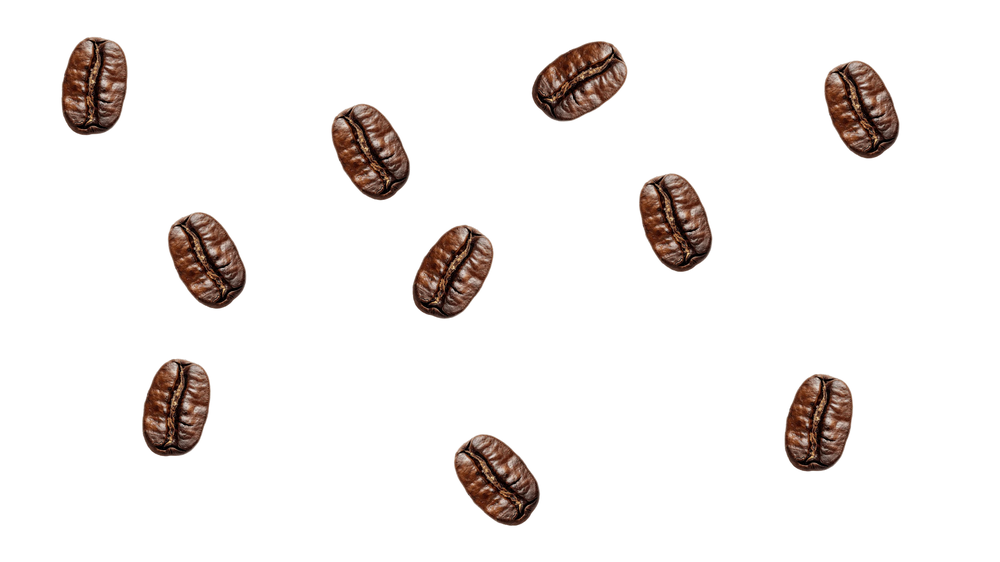
#> input picture case1.png, 1000 x 562 px, shrunk from 1920 x 1080 before the run; the run also reads 2 pictures not shown here
$ python analisis_biji_kopi.py
#> lines starting #> are read from the running program, lines starting #| are printed output that depends on the picture; after the words box and inside, x2 and y2 are one past the last pixel; in counts of white or black regions, pixels touching at a corner belong together
"""
Tugas Pengolahan Citra Digital
Segmentasi & Penghitungan Biji Kopi: Otsu Thresholding vs Watershed
Library: OpenCV, NumPy, Matplotlib

Tiga kasus (case1.png, case2.png, case3.png) diproses terpisah dan
setiap kasus menyimpan hasilnya di folder sendiri.
"""

import os
import time
import cv2
import numpy as np
import matplotlib

# Set ke False jika ingin jendela matplotlib muncul satu per satu
TAMPILKAN_JENDELA = False
if not TAMPILKAN_JENDELA:
    matplotlib.use("Agg")
import matplotlib.pyplot as plt

# ======================================================================
# 0. KONFIGURASI
# ======================================================================
# Hitungan manual tiap kasus (cek ulang dengan mata sendiri, ubah jika perlu)
KASUS = {
    "case1": {"file": "case1.png", "manual": 10, "folder": "hasil_case1"},
    "case2": {"file": "case2.png", "manual": 11, "folder": "hasil_case2"},
    "case3": {"file": "case3.png", "manual": 12, "folder": "hasil_case3"},
}

MIN_AREA = 300      # area minimum (piksel) agar bukan dianggap noise
AMBANG_BESAR = 1.4  # komponen > 1.4x luas biji tunggal dianggap gabungan
RASIO_DIST = 0.8    # threshold distance map = RASIO * jarak maks LOKAL komponen


def baca_citra(path):
    """Membaca citra. Jika PNG punya alpha (transparan), digabung ke latar putih."""
    img = cv2.imread(path, cv2.IMREAD_UNCHANGED)
    if img is None:
        raise FileNotFoundError(
            f"File '{path}' tidak ditemukan / gagal dibaca. "
            "Letakkan di folder yang sama dengan script."
        )
    if img.ndim == 2:
        img = cv2.cvtColor(img, cv2.COLOR_GRAY2BGR)
    elif img.shape[2] == 4:
        alpha = img[:, :, 3:4].astype(np.float32) / 255.0
        bgr = img[:, :, :3].astype(np.float32)
        img = (bgr * alpha + 255.0 * (1.0 - alpha)).astype(np.uint8)
    print(f"[INFO] Citra dibaca: {path} | ukuran: {img.shape}")
    return img


# ======================================================================
# 1. PREPROCESSING
# ======================================================================
def preprocessing(img_bgr):
    """Grayscale + Gaussian blur ringan untuk mengurangi noise."""
    gray = cv2.cvtColor(img_bgr, cv2.COLOR_BGR2GRAY)
    blur = cv2.GaussianBlur(gray, (5, 5), 0)
    return gray, blur


# ======================================================================
# 2. OTSU THRESHOLDING
# ======================================================================
def metode_otsu(blur):
    """Otsu (INV: objek gelap -> putih), morfologi, lalu hitung komponen."""
    t0 = time.perf_counter()

    nilai_t, biner = cv2.threshold(
        blur, 0, 255, cv2.THRESH_BINARY_INV + cv2.THRESH_OTSU
    )

    kernel = cv2.getStructuringElement(cv2.MORPH_ELLIPSE, (3, 3))
    bersih = cv2.morphologyEx(biner, cv2.MORPH_OPEN, kernel, iterations=1)
    bersih = cv2.morphologyEx(bersih, cv2.MORPH_CLOSE, kernel, iterations=2)

    # Isi lubang di dalam objek (highlight/kilap biji yang lebih terang dari T).
    # Tanpa ini distance transform punya banyak puncak palsu -> over-segmentation.
    kontur, _ = cv2.findContours(bersih, cv2.RETR_EXTERNAL, cv2.CHAIN_APPROX_SIMPLE)
    terisi = np.zeros_like(bersih)
    cv2.drawContours(terisi, kontur, -1, 255, thickness=cv2.FILLED)
    bersih = terisi

    n, label, stats, _ = cv2.connectedComponentsWithStats(bersih, connectivity=8)
    valid = [i for i in range(1, n) if stats[i, cv2.CC_STAT_AREA] >= MIN_AREA]
    jumlah = len(valid)

    waktu = time.perf_counter() - t0
    return nilai_t, bersih, label, valid, jumlah, waktu


def estimasi_luas(label, valid, bersih):
    """Estimasi jumlah biji = total luas foreground / luas biji tunggal (median).
    Hanya pembanding kasar untuk memeriksa hitungan manual."""
    luas = np.array([np.sum(label == i) for i in valid])
    return bersih.astype(bool).sum() / np.median(luas), np.median(luas)


# ======================================================================
# 3. WATERSHED SEGMENTATION
# ======================================================================
def metode_watershed(img_bgr, bersih):
    """Distance transform -> marker -> cv2.watershed."""
    t0 = time.perf_counter()

    # a. Sure background
    kernel = np.ones((3, 3), np.uint8)
    sure_bg = cv2.dilate(bersih, kernel, iterations=3)

    # b. Distance transform
    dist = cv2.distanceTransform(bersih, cv2.DIST_L2, 5)

    # c. Sure foreground: ambang RELATIF per komponen
    n_k, lbl_k = cv2.connectedComponents(bersih)
    sure_fg = np.zeros_like(bersih)
    luas_tunggal = np.median(np.bincount(lbl_k.ravel())[1:])  # luas biji tunggal
    for i in range(1, n_k):
        wilayah = lbl_k == i
        fg_i = wilayah & (dist >= RASIO_DIST * dist[wilayah].max())
        sure_fg[fg_i] = 255

        # Koreksi biji menempel/bertumpuk tanpa 'leher': jika marker kurang dari
        # perkiraan jumlah biji (dari luas), tambah marker dengan K-Means.
        harapan = int(round(wilayah.sum() / luas_tunggal))
        ada = cv2.connectedComponents(np.uint8(fg_i))[0] - 1
        if harapan >= 2 and ada < harapan and wilayah.sum() > AMBANG_BESAR * luas_tunggal:
            ys, xs = np.nonzero(wilayah)
            pts = np.float32(np.column_stack([xs, ys]))
            kriteria = (cv2.TERM_CRITERIA_EPS + cv2.TERM_CRITERIA_MAX_ITER, 50, 0.1)
            _, _, pusat = cv2.kmeans(pts, harapan, None, kriteria, 5,
                                     cv2.KMEANS_PP_CENTERS)
            tmp = np.zeros_like(bersih)
            r = int(0.5 * dist[wilayah].max())
            for cx, cy in pusat:
                cv2.circle(tmp, (int(cx), int(cy)), r, 255, -1)
            # ganti marker komponen ini, jangan sampai keluar dari komponennya
            sure_fg[wilayah] = tmp[wilayah]

    # d. Daerah tak pasti
    unknown = cv2.subtract(sure_bg, sure_fg)

    # e. Marker
    n_marker, markers = cv2.connectedComponents(sure_fg)
    markers = markers + 1
    markers[unknown == 255] = 0

    # f. Watershed
    hasil = markers.copy()
    cv2.watershed(img_bgr.copy(), hasil)

    # g. Hitung objek unik (-1 = batas, 1 = background)
    label_unik = [l for l in np.unique(hasil) if l > 1]
    valid = [l for l in label_unik if np.sum(hasil == l) >= MIN_AREA]
    jumlah = len(valid)

    waktu = time.perf_counter() - t0

    overlay = img_bgr.copy()
    overlay[hasil == -1] = (0, 0, 255)

    return dist, sure_fg, sure_bg, unknown, markers, hasil, overlay, jumlah, waktu


# ======================================================================
# 4. VISUALISASI & PENYIMPANAN (per kasus)
# ======================================================================
def tampilkan(nama, folder, img, gray, blur, nilai_t, otsu_mask, otsu_label,
              otsu_valid, dist, sure_fg, unknown, markers, overlay, n_otsu, n_ws):
    warna = np.zeros((*otsu_label.shape, 3), np.uint8)
    rng = np.random.default_rng(1)
    for i in otsu_valid:
        warna[otsu_label == i] = rng.integers(60, 255, 3)

    fig, ax = plt.subplots(3, 3, figsize=(16, 10))
    ax = ax.ravel()
    tampil = [
        (cv2.cvtColor(img, cv2.COLOR_BGR2RGB), "1. Citra Asli", None),
        (gray, "2. Grayscale", "gray"),
        (blur, "3. Gaussian Blur (Preprocessing)", "gray"),
        (otsu_mask, f"4. Otsu + Morfologi (T={nilai_t:.0f})", "gray"),
        (warna, f"5. Komponen Otsu: {n_otsu} objek", None),
        (dist, "6. Distance Transform", "jet"),
        (sure_fg, "7. Sure Foreground (Marker)", "gray"),
        (markers, "8. Marker Watershed", "nipy_spectral"),
        (cv2.cvtColor(overlay, cv2.COLOR_BGR2RGB),
         f"9. Hasil Watershed: {n_ws} objek", None),
    ]
    for a, (im, judul, cmap) in zip(ax, tampil):
        a.imshow(im, cmap=cmap)
        a.set_title(judul, fontsize=10)
        a.axis("off")
    fig.suptitle(f"{nama.upper()} - Otsu vs Watershed", fontsize=13)
    plt.tight_layout()
    plt.savefig(os.path.join(folder, "00_ringkasan_semua_tahap.png"), dpi=150)
    if TAMPILKAN_JENDELA:
        plt.show()
    plt.close(fig)


def simpan_hasil(folder, img, gray, blur, otsu_mask, otsu_label, otsu_valid,
                 dist, sure_fg, markers, overlay, n_otsu, n_ws):
    os.makedirs(folder, exist_ok=True)

    warna = np.full(img.shape, 255, np.uint8)
    rng = np.random.default_rng(1)
    for i in otsu_valid:
        warna[otsu_label == i] = rng.integers(60, 230, 3)
    otsu_info = cv2.putText(warna.copy(), f"Otsu: {n_otsu} objek", (30, 60),
                            cv2.FONT_HERSHEY_SIMPLEX, 1.6, (0, 0, 0), 3)

    dist_vis = cv2.applyColorMap(
        cv2.normalize(dist, None, 0, 255, cv2.NORM_MINMAX).astype(np.uint8),
        cv2.COLORMAP_JET)

    mk_vis = np.full(img.shape, 255, np.uint8)
    for l in np.unique(markers):
        if l > 1:
            mk_vis[markers == l] = rng.integers(60, 230, 3)

    ws_info = cv2.putText(overlay.copy(), f"Watershed: {n_ws} objek", (30, 60),
                          cv2.FONT_HERSHEY_SIMPLEX, 1.6, (0, 0, 255), 3)

    daftar = {
        "01_citra_asli.png": img,
        "02_grayscale.png": gray,
        "03_preprocessing_blur.png": blur,
        "04_otsu_mask_morfologi.png": otsu_mask,
        "05_otsu_komponen_berwarna.png": otsu_info,
        "06_distance_transform.png": dist_vis,
        "07_sure_foreground.png": sure_fg,
        "08_marker_watershed.png": mk_vis,
        "09_hasil_watershed.png": ws_info,
    }
    for nama, gambar in daftar.items():
        cv2.imwrite(os.path.join(folder, nama), gambar)
    print(f"[INFO] {len(daftar)} gambar + ringkasan disimpan di folder '{folder}/'")


# ======================================================================
# 5. DRAF ANALISIS LAPORAN (dinamis per kasus)
# ======================================================================
def status(n, acuan):
    if n < acuan:
        return "under-segmentation (objek menempel terhitung satu)"
    if n > acuan:
        return "over-segmentation (satu objek terpecah)"
    return "sesuai dengan acuan jumlah objek"


def buat_analisis(nama, manual, n_otsu, n_ws, t_otsu, t_ws, nilai_t, est):
    sel_otsu = n_otsu - manual
    sel_ws = n_ws - manual
    err_otsu, err_ws = abs(sel_otsu), abs(sel_ws)

    if err_ws < err_otsu:
        kesimpulan = (
            f"Pada {nama}, Watershed menghasilkan jumlah objek yang lebih dekat "
            f"dengan hitungan manual ({manual}) dibanding Otsu "
            f"(selisih Watershed {sel_ws:+d} vs Otsu {sel_otsu:+d}). Biji yang "
            "saling menempel berhasil dipisahkan lewat distance transform dan "
            "marker, dengan konsekuensi komputasi dan parameter yang lebih kompleks."
        )
    elif err_ws == err_otsu:
        kesimpulan = (
            f"Pada {nama}, Otsu dan Watershed memberi selisih yang sama terhadap "
            f"hitungan manual ({manual}): Otsu {sel_otsu:+d}, Watershed {sel_ws:+d}. "
            "Karena hasilnya sama, Otsu lebih unggul dari sisi kesederhanaan dan "
            "kecepatan, sedangkan Watershed tidak memberi keuntungan pada kasus ini."
        )
    else:
        kesimpulan = (
            f"Pada {nama}, Otsu lebih dekat ke hitungan manual ({manual}) "
            f"(selisih Otsu {sel_otsu:+d} vs Watershed {sel_ws:+d}). Watershed "
            "kemungkinan mengalami over-segmentation atau marker terlewat; "
            "parameter RASIO_DIST / AMBANG_BESAR perlu disesuaikan."
        )

    return f"""
======================================================================
DRAF ANALISIS LAPORAN - {nama.upper()}
======================================================================

1. KARAKTERISTIK GAMBAR
-----------------------
- Objek: biji kopi sangrai cokelat gelap, oval dengan alur tengah, orientasi acak.
- Latar putih bersih, kontras objek-latar tinggi (histogram cenderung bimodal,
  cocok untuk Otsu).
- Jumlah objek hasil hitung manual: {manual} biji.
- Estimasi dari total luas foreground / luas biji tunggal: ~{est:.1f}
  (pembanding kasar; biji yang menumpuk menutupi sebagian luasnya).
- Tekstur permukaan (kilap dan bayangan alur) dapat menimbulkan variasi
  intensitas di dalam objek.

2. PERFORMA OTSU THRESHOLDING
-----------------------------
- Threshold otomatis Otsu: {nilai_t:.0f}.
- Jumlah objek terdeteksi: {n_otsu} (selisih {sel_otsu:+d} terhadap manual)
  -> {status(n_otsu, manual)}.
- Kelebihan: sederhana, cepat ({t_otsu*1000:.2f} ms), tanpa threshold manual,
  sangat baik memisahkan objek dari latar putih.
- Kekurangan: hanya melihat intensitas, tidak mengenal bentuk. Biji yang
  bersentuhan menjadi satu komponen terhubung sehingga terhitung satu objek.

3. PERFORMA WATERSHED SEGMENTATION
----------------------------------
- Jumlah objek terdeteksi: {n_ws} (selisih {sel_ws:+d} terhadap manual)
  -> {status(n_ws, manual)}.
- Watershed memakai distance transform: tiap biji (oval, cembung) memberi
  puncak jarak sendiri sebagai marker, lalu garis batas dibuat pada lekukan
  di antara biji yang menempel. Komponen yang luasnya jauh di atas biji tunggal
  diberi marker tambahan dengan K-Means.
- Kekurangan: sensitif terhadap parameter (rasio threshold distance map).
  Rasio terlalu rendah -> marker menyatu; terlalu tinggi -> biji oval panjang
  bisa terpecah atau marker hilang.
- Waktu komputasi: {t_ws*1000:.2f} ms.

4. TABEL PERBANDINGAN
---------------------
| Kriteria                  | Otsu Thresholding | Watershed         |
|---------------------------|-------------------|-------------------|
| Jumlah objek manual       | {manual:<17} | {manual:<17} |
| Jumlah objek terdeteksi   | {n_otsu:<17} | {n_ws:<17} |
| Selisih thd manual        | {sel_otsu:<+17d} | {sel_ws:<+17d} |
| Waktu komputasi           | {t_otsu*1000:<14.2f} ms | {t_ws*1000:<14.2f} ms |
| Kompleksitas metode       | Rendah            | Sedang-tinggi     |

5. KESIMPULAN
-------------
{kesimpulan}
"""


# ======================================================================
# 6. PROSES SATU KASUS
# ======================================================================
def proses_kasus(nama, cfg):
    print("\n" + "#" * 70)
    print(f"# {nama.upper()}  ->  {cfg['file']}  ->  folder '{cfg['folder']}/'")
    print("#" * 70)

    folder = cfg["folder"]
    manual = cfg["manual"]
    os.makedirs(folder, exist_ok=True)

    img = baca_citra(cfg["file"])
    gray, blur = preprocessing(img)

    nilai_t, otsu_mask, otsu_label, otsu_valid, n_otsu, t_otsu = metode_otsu(blur)
    (dist, sure_fg, sure_bg, unknown, markers,
     hasil_ws, overlay, n_ws, t_ws) = metode_watershed(img, otsu_mask)
    est, luas_med = estimasi_luas(otsu_label, otsu_valid, otsu_mask)

    print(f"Jumlah manual   : {manual}")
    print(f"Hasil Otsu      : {n_otsu}  (selisih {n_otsu - manual:+d})")
    print(f"Hasil Watershed : {n_ws}  (selisih {n_ws - manual:+d})")
    print(f"Estimasi luas   : ~{est:.1f} (luas biji tunggal ~{luas_med:.0f} px)")
    print(f"Waktu Otsu      : {t_otsu*1000:.2f} ms | Watershed: {t_ws*1000:.2f} ms")

    simpan_hasil(folder, img, gray, blur, otsu_mask, otsu_label, otsu_valid,
                 dist, sure_fg, markers, overlay, n_otsu, n_ws)
    tampilkan(nama, folder, img, gray, blur, nilai_t, otsu_mask, otsu_label,
              otsu_valid, dist, sure_fg, unknown, markers, overlay, n_otsu, n_ws)

    teks = buat_analisis(nama, manual, n_otsu, n_ws, t_otsu, t_ws, nilai_t, est)
    with open(os.path.join(folder, "analisis.txt"), "w", encoding="utf-8") as f:
        f.write(teks)
    print(teks)

    return {"kasus": nama, "manual": manual, "otsu": n_otsu, "watershed": n_ws,
            "t_otsu": t_otsu * 1000, "t_ws": t_ws * 1000}


# ======================================================================
# 7. MAIN
# ======================================================================
def main():
    rekap = [proses_kasus(nama, cfg) for nama, cfg in KASUS.items()]
#> in baca_citra, img is the input picture: shape (562, 1000, 4); mean B, G, R, A 236.5, 237.8, 241.1, 255
#| [INFO] Citra dibaca: case1.png | ukuran: (562, 1000, 3)
#> in preprocessing, `gray = cv2.cvtColor(img_bgr, cv2.COLOR_BGR2GRAY)`:
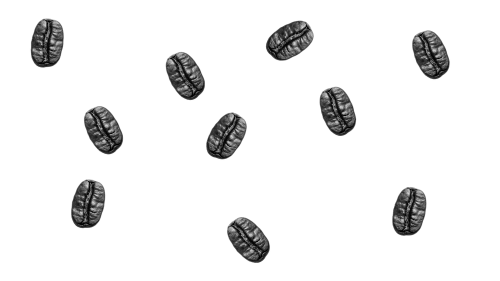
#> gray: shape (562, 1000) (shown at 1/2 size); min 0, max 255, mean 238.7
#> in metode_otsu, `nilai_t, biner = cv2.threshold( blur, 0, 255, cv2.THRESH_BINARY_INV + ..`:
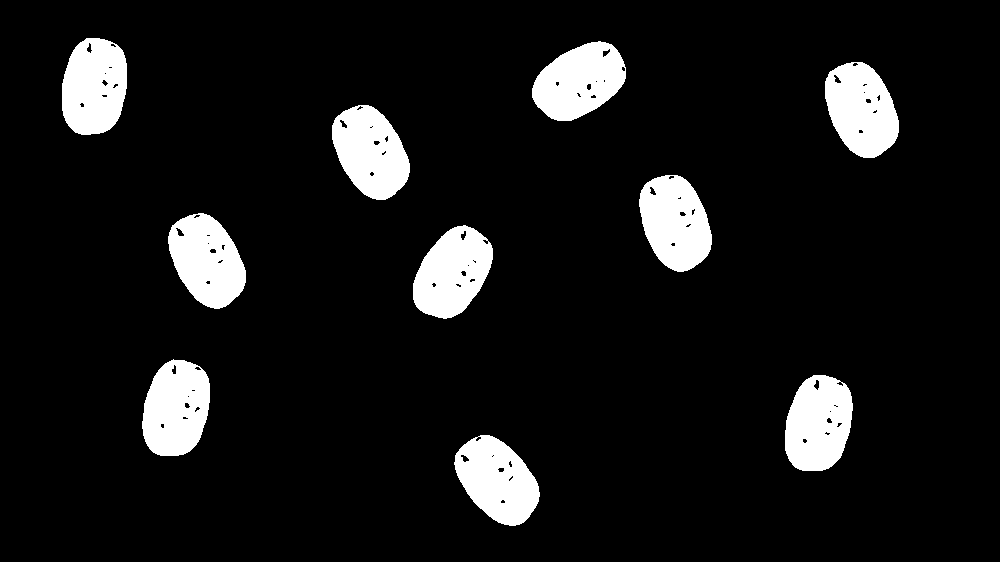
#> biner: shape (562, 1000); 9.1% white; 10 white regions, largest, box (x1, y1, x2, y2) and area: (639, 175, 712, 272) 5133, (142, 359, 210, 456) 5131, (454, 435, 540, 526) 5129
#> in metode_otsu, `nilai_t, biner = cv2.threshold( blur, 0, 255, cv2.THRESH_BINARY_INV + ..`: nilai_t = 167
#> in metode_otsu, `bersih = cv2.morphologyEx(bersih, cv2.MORPH_CLOSE, kernel, iterations=2)`:
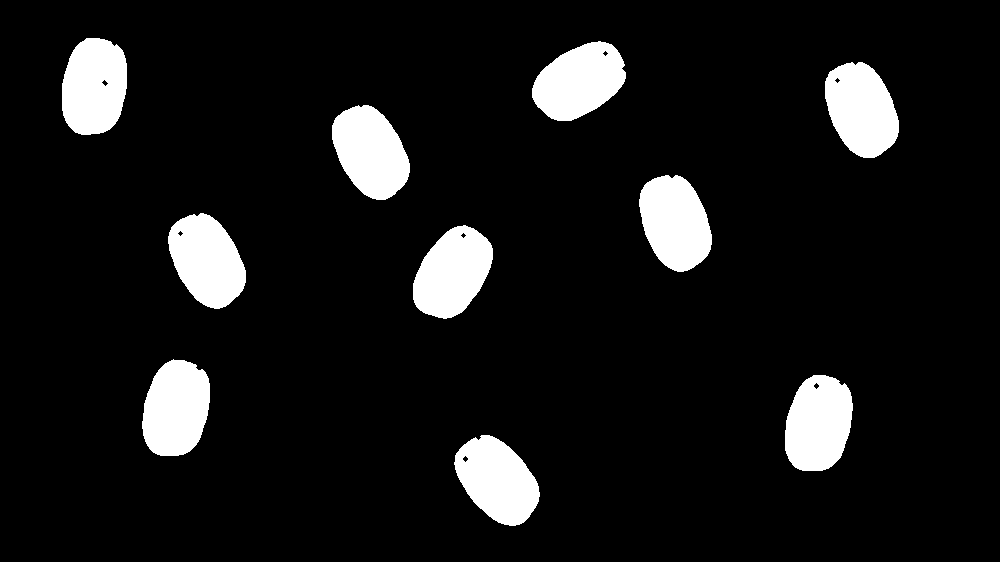
#> bersih: shape (562, 1000); 9.3% white; 10 white regions
#> in metode_otsu, `kontur, _ = cv2.findContours(bersih, cv2.RETR_EXTERNAL, cv2.CHAIN_APPR..`: kontur = 10 contours; largest, box (x1, y1, x2, y2) and area: (413, 225, 493, 319) 5100, (168, 213, 246, 309) 5097, (454, 435, 540, 526) 5096, (332, 105, 410, 200) 5093, (639, 175, 712, 272) 5092
#> in metode_otsu, `n, label, stats, _ = cv2.connectedComponentsWithStats(bersih, connecti..`:
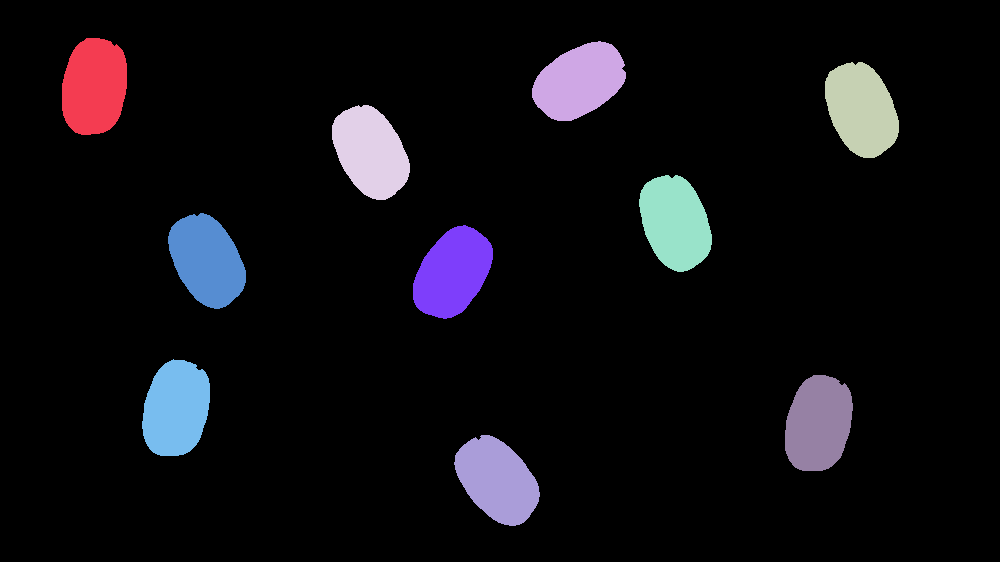
#> label: shape (562, 1000) int32; 11 distinct labels, from 0 to 10; one colour per label, 0 black
#> in metode_otsu, `n, label, stats, _ = cv2.connectedComponentsWithStats(bersih, connecti..`: n = 11; stats = [[0, 0, 1000, 562, 509893], [62, 38, 65, 97, 5207], [532, 41, 94, 80, 5207], [825, 62, 74, 96, 5212], [332, 105, 78, 95, 5211], [639, 175, 73, 97, 5212], [168, 213, 78, 96, 5215], [413, 225, 80, 94, 5218], [142, 359, 68, 97, 5205], [785, 375, 68, 96, 5208], [454, 435, 86, 91, 5212]]
#> in metode_otsu, `valid = [i for i in range(1, n) if stats[i, cv2.CC_STAT_AREA] >= MIN_A..`: valid = [1, 2, 3, 4, 5, 6, 7, 8, 9, 10]
#> in metode_otsu, `jumlah = len(valid)`: jumlah = 10
#> in proses_kasus, `nilai_t, otsu_mask, otsu_label, otsu_valid, n_otsu, t_otsu = metode_ot..`: nilai_t = 167; otsu_valid = [1, 2, 3, 4, 5, 6, 7, 8, 9, 10]; n_otsu = 10; t_otsu = 0.0963
#> in metode_watershed, `dist = cv2.distanceTransform(bersih, cv2.DIST_L2, 5)`:
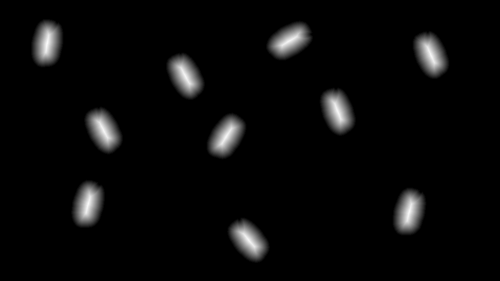
#> dist: shape (562, 1000) float32 (shown at 1/2 size); min 0, max 32.56, mean 1.2; drawn with min black and max white
#> in metode_watershed, `n_k, lbl_k = cv2.connectedComponents(bersih)`: n_k = 11
#> in metode_watershed, `luas_tunggal = np.median(np.bincount(lbl_k.ravel())[1:])`: luas_tunggal = 5211.5
#> the loop in metode_watershed, `for i in range(1, n_k):` made 10 passes
#> pass 1, in metode_watershed, `wilayah = lbl_k == i`:
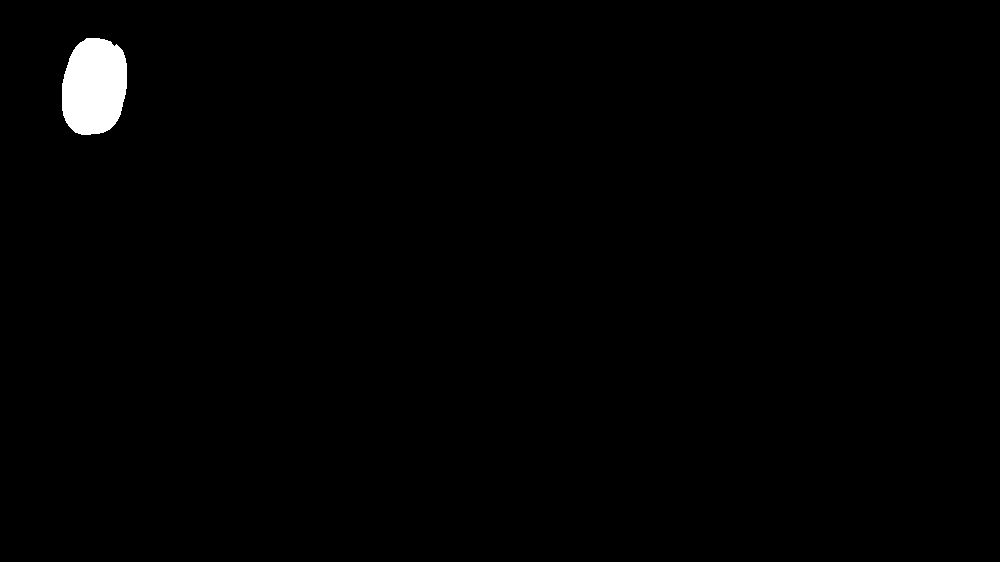
#> wilayah: shape (562, 1000) bool; 0.93% white; 1 white region, box (x1, y1, x2, y2) and area: (62, 38, 127, 135) 5207
#> (the rest of the program and of its run is left out)
